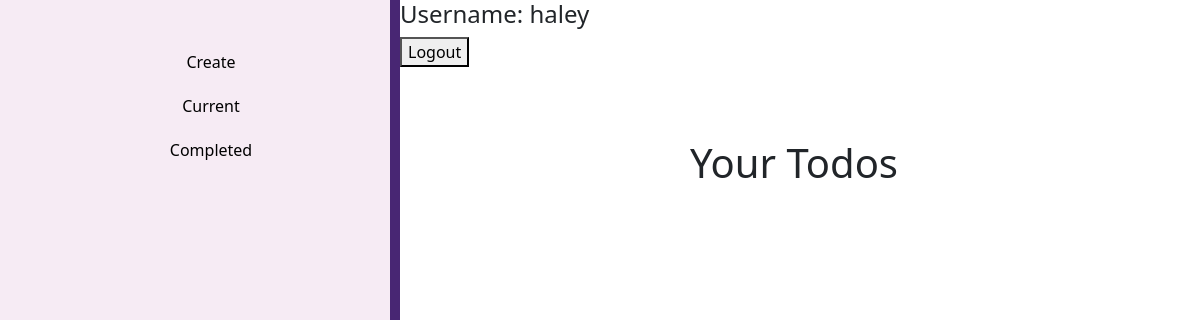
The page /todoapp/ (signed in) on the database as committed earlier.
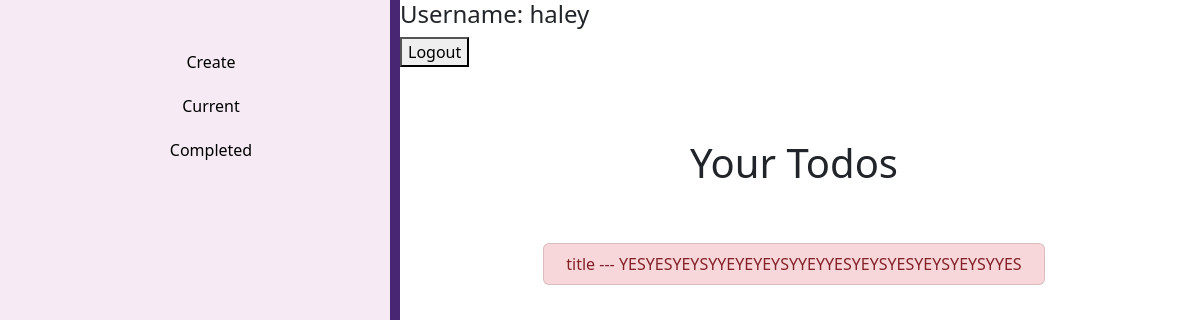
The same page on the database as committed later.
### todo/models.py (models this page shows, shortened)
class Todo(models.Model):
    title = models.CharField(max_length=100)
    description = models.TextField(blank=True)
    created = models.DateTimeField(auto_now_add=True)
    deadline = models.DateTimeField(null=True, blank=True)
    important = models.BooleanField(default=False)
    user = models.ForeignKey(User, on_delete=models.CASCADE)

### todo/views.py (the view)
# urls.py: path('todoapp/', views.currenttodos, name='currenttodos'),\
@login_required
def currenttodos(request):
    todos = Todo.objects.filter(user=request.user, deadline__isnull=True).order_by('-created')
    return render(request, 'todo/currenttodos.html', {'todos':todos})

### todo/templates/todo/currenttodos.html
{% extends 'todo/base.html' %}
{% load static %}
{% block content %}
<h1> Your Todos </h1>
<br><br>
<div class="row justify-content-center">
    {% for todo in todos %}
    <div class="col-md-8">
        <div class="list-group">
            <a href="{% url 'viewtodo' todo.id %}" class="list-group-item list-group-item-action{% if todo.important %} list-group-item-danger{% endif %}">
                {{ todo.title }} {% if todo.description %} --- {{ todo.description }}{% endif %}</a>
        </div>
    </div>
    <br><br>
    {% endfor %}
</div>
{% endblock %}

Rows that differ between the two databases and show on the page:
now on this page (row edited): Todo: title "title", description "YESYESYEYSYYEYEYEYSYYEYYESYEYSYESYEYSYEYSYYES"
